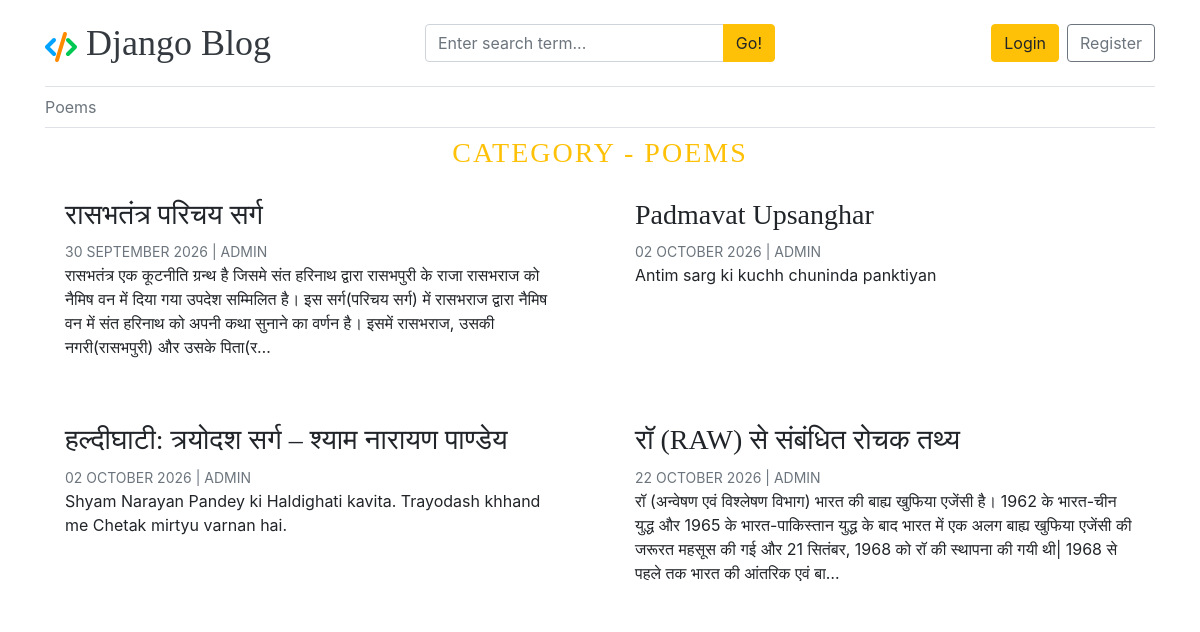
The app's page /category/16/, older data.
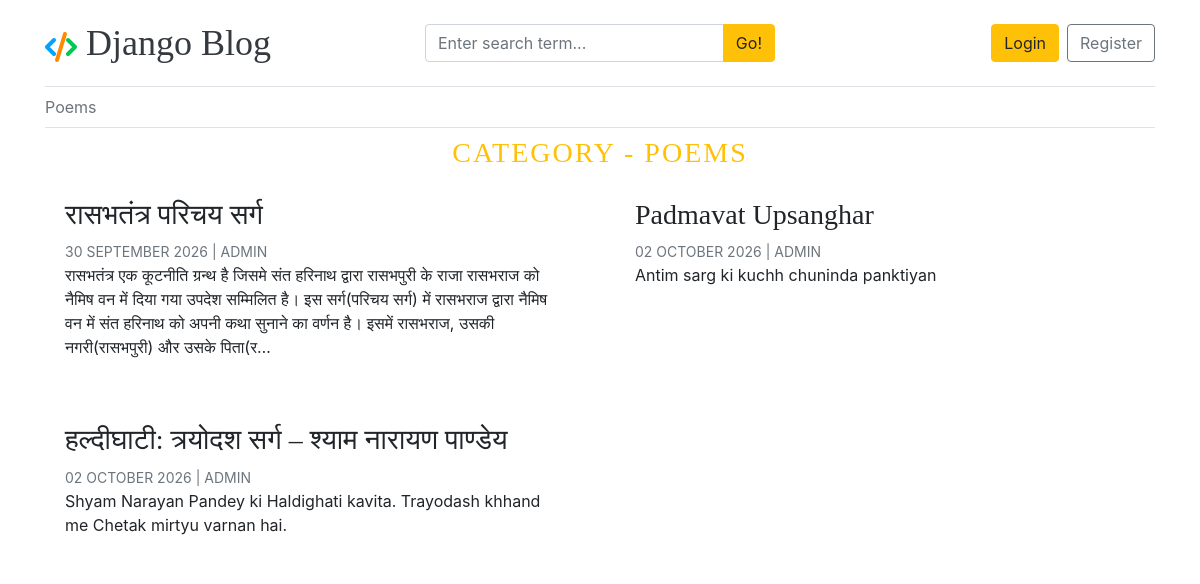
The same page, newer data.
### about_us/models.py (models this page shows, shortened)
class About(models.Model):
    site_name=models.CharField(max_length=50)
    site_tagline=models.TextField(max_length=255)
    site_icon_svg = models.TextField(max_length=2000, null=True)
    about_heading=models.CharField(max_length=60)
    about_text=models.TextField(max_length=255)
    founder = models.CharField(max_length=25,null=True)
    address = models.TextField(max_length=255,null=True)
    company=models.CharField(max_length=70,null=True)
    company_icon_svg = models.TextField(max_length=2000,null=True)
    created_at = models.DateTimeField(auto_now_add=True)
    updated_at = models.DateTimeField(auto_now=True)
    class Meta:
        verbose_name_plural='About'

### blogs/models.py (models this page shows, shortened)
class Category(models.Model):
    category_name = models.CharField(max_length=50, unique=True)
    created_at = models.DateTimeField(auto_now_add=True)
    updated_at = models.DateTimeField(auto_now=True)
    class Meta:
        verbose_name_plural = "Categories"
    def __str__(self) -> str:
        return self.category_name

class Blog(models.Model):
    title = models.CharField(max_length=100)
    slug = models.SlugField(max_length=150, unique=True, blank=True)
    category = models.ForeignKey(Category, on_delete=models.CASCADE)
    author = models.ForeignKey(User, on_delete=models.CASCADE)
    featured_image = models.ImageField(upload_to='uploads/%Y/%m/%d')
    short_description = models.TextField(max_length=500)
    blog_body = models.TextField(max_length=20000)
    status = models.CharField(max_length=24,choices=STATUS_CHOICES, default='Draft')
    visits = models.IntegerField(default=0)
    is_featured = models.BooleanField(default=False)
    created_at = models.DateTimeField(auto_now_add=True)
    updated_at = models.DateTimeField(auto_now=True)

### blogs/views.py (the view)
# urls.py: path('<int:category_id>/', views.posts_by_category, name='posts_by_category')
def posts_by_category(request, category_id):
    posts = Blog.objects.filter(status='Published', category=category_id)
    category = get_object_or_404(Category, pk=category_id)
    return render(request, 'post_by_category.html', {'posts': posts, 'category': category})

### blogs/context_processors.py (called while the page is built)
def get_categories(request):
    categories = Category.objects.all()
    try:
        about = About.objects.get()
    except:
        about = None
    return dict(categories=categories, about=about)

def get_social_links(request):
    social_links = SocialLink.objects.all()
    return dict(social_links=social_links)

### templates/post_by_category.html (shortened to what this page needs)
{% extends 'base.html' %}
{% block content %}
    <h3 class="text-uppercase text-warning text-center" style="letter-spacing:2px">Category - {{ category }}</h3>
    <div class="row mb-2">
    {% if posts %}
        {% for post in posts %}
                <div class="col-md-6 mb-4">
                    <div class="card border-0 h-100">
                        <div class="card-body">
                            <h3>{{ post.title }}</h3>
                            <small class="mb-1 text-muted text-uppercase">{{ post.created_at|date:'d F Y' }}
                                | {{ post.author }}</small>
                            <p class="card-text">{{ post.short_description|truncatechars:260 }}</p>
                        </div>
                    </div>
                </div>
        {% endfor %}
        {% else %}
        <p>No Posts Found</p>
    {% endif %}
    </div>
{% endblock %}

### templates/base.html (shortened to what this page needs)
{% load static %}
<!DOCTYPE html>
<html lang="en">
<head>
    <link href="https://cdn.jsdelivr.net/npm/bootstrap@4.6.2/dist/css/bootstrap.min.css"
          rel="stylesheet">
    <link rel="stylesheet"
          href="https://cdnjs.cloudflare.com/ajax/libs/font-awesome/4.7.0/css/font-awesome.min.css">
    <link href="{% static 'css/blog.css' %}" rel="stylesheet">
    <link rel="stylesheet" href="https://cdnjs.cloudflare.com/ajax/libs/highlight.js/11.12.0/styles/default.min.css">
    <link rel="stylesheet" href="https://cdnjs.cloudflare.com/ajax/libs/highlight.js/11.11.1/styles/hybrid.min.css">
</head>
<body>
<div class="container">
    {% if not '/dashboard' in request.path %}
        <div class="site-navbar">
            <header class="blog-header py-3 border-bottom">
                <div class="row align-items-center">
                    <div class="col-12 col-md-4 text-center text-md-left mb-2 mb-md-0">
                        <a class="blog-header-logo text-dark" href="/">
                            {{ about.site_icon_svg|safe }}
                            {{ about.site_name }}
                        </a>
                    </div>
                    <div class="col-12 col-md-4 mb-2 mb-md-0">
                        <form action="{% url 'search' %}" method="GET">
                            <div class="input-group">
                                <input class="form-control"
                                       type="text"
                                       name="keyword"
                                       value="{{ keyword }}"
                                       placeholder="Enter search term..."
                                       aria-label="Search"
                                       required>
                                <div class="input-group-append">
                                    <button type="submit" class="btn btn-warning">Go!</button>
                                </div>
                            </div>
                        </form>
                    </div>
                    <div class="col-12 col-md-4
                                d-flex
                                justify-content-center
                                justify-content-md-end
                                align-items-center">
                        {% if not user.is_authenticated %}
                            <a class="btn btn-warning" href="{% url 'login' %}">Login</a>
                            <a class="btn btn-outline-secondary ml-2" href="{% url 'register' %}">Register</a>
                        {% endif %}
                    </div>
                </div>
            </header>
        </div>
        <div class="nav-scroller py-1 mb-2 border-bottom">
            <nav class="nav justify-content-start">
                {% for category in categories %}
                    <a class="py-1 pr-3 pl-0 text-muted" href="/category/{{ category.id }}">
                        {{ category }}
                    </a>
                {% endfor %}
            </nav>
        </div>
    {% endif %}
    <main role="main">
        {% block content %}
        {% endblock %}
    </main>
</div>
</body>
</html>

### static/css/blog.css (style rules this page uses)
.blog-header { border-bottom: 1px solid #e5e5e5; }
.blog-header-logo { font-family: "Playfair Display", Georgia, "Times New Roman", serif; font-size: 2.25rem; }
h1, h2, h3, h4, h5, h6 { font-family: "Playfair Display", Georgia, "Times New Roman", serif; }

### templates/base.html (style rules this page uses)
.site-navbar { position: sticky; top: 0; z-index: 1030; background: #fff; }
.blog-header-logo { font-family: "Playfair Display", Georgia, "Times New Roman", serif; font-size: 2.25rem; text-decoration: none; }
.nav-scroller { position: relative; z-index: 2; width: 100%; height: auto; overflow: visible; }
.nav-scroller .nav { display: flex; flex-wrap: wrap; width: 100%; overflow: visible; white-space: normal; }
.nav-scroller .nav > a, .nav-scroller .nav-link { flex-shrink: 0; }

Row changes from the older to the newer data that the page shows:
removed Blog: title "रॉ (RAW) से संबंधित रोचक तथ्य", created_at "22 OCTOBER 2026", author "ADMIN", short_description "रॉ (अन्वेषण एवं विश्लेषण विभाग) भारत की बाह्य खुफिया एजेंसी है। 1962 के भारत-चीन युद्ध और 1965 के भारत-पाकिस्तान युद्ध के बाद भारत में एक अलग बाह्य खुफिया एजेंसी की जरूरत महसूस की गई और 21 सितंबर, 1968 को रॉ की स्थापना की गयी थी| 1968 से पहले तक भारत की आंतरिक एवं बा…"
